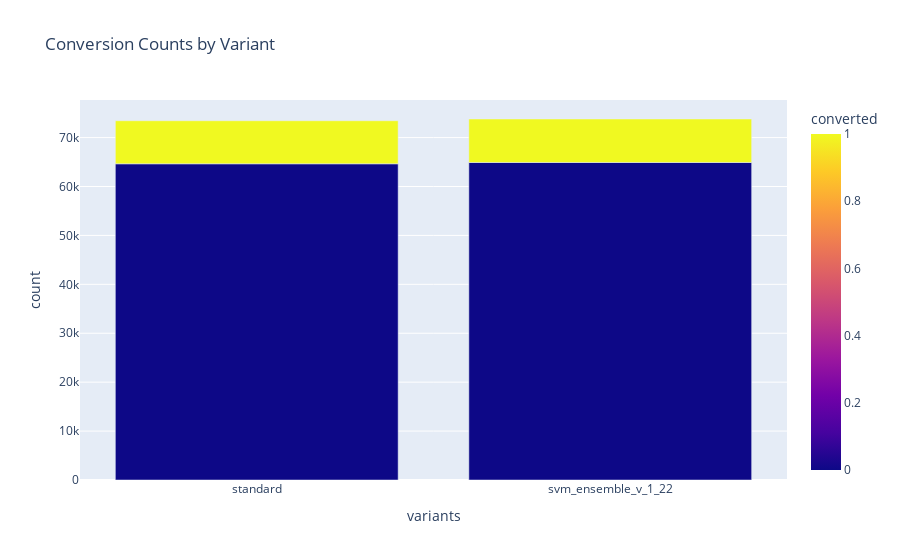

The code cell stored with this chart in its notebook:
### Code cell
plot_df = old_user.groupby('variants')['converted'].value_counts().reset_index(name='count')
fig = px.bar(plot_df, 
             x='variants', 
             y='count', 
             color='converted', 
             barmode='group',
             title='Conversion Counts by Variant')
fig.show()

### Figure 1 — Plotly figure (JSON) as saved in the notebook; plotly's stock layout.template omitted (floating-point values rounded to 4 significant figures)
{"data": [{"alignmentgroup": "True", "hovertemplate": "variants=%{x}<br>count=%{y}<br>converted=%{marker.color}<extra></extra>", "legendgroup": "", "marker": {"color": [0, 1, 0, 1], "coloraxis": "coloraxis", "pattern": {"shape": ""}}, "name": "", "offsetgroup": "", "orientation": "v", "showlegend": false, "textposition": "auto", "type": "bar", "x": ["standard", "standard", "svm_ensemble_v_1_22", "svm_ensemble_v_1_22"], "xaxis": "x", "y": [64638, 8804, 64909, 8889], "yaxis": "y"}], "layout": {"barmode": "group", "coloraxis": {"colorbar": {"title": {"text": "converted"}}, "colorscale": [[0, "#0d0887"], [0.1111, "#46039f"], [0.2222, "#7201a8"], [0.3333, "#9c179e"], [0.4444, "#bd3786"], [0.5556, "#d8576b"], [0.6667, "#ed7953"], [0.7778, "#fb9f3a"], [0.8889, "#fdca26"], [1, "#f0f921"]]}, "legend": {"tracegroupgap": 0}, "title": {"text": "Conversion Counts by Variant"}, "xaxis": {"anchor": "y", "domain": [0, 1], "title": {"text": "variants"}}, "yaxis": {"anchor": "x", "domain": [0, 1], "title": {"text": "count"}}}}
